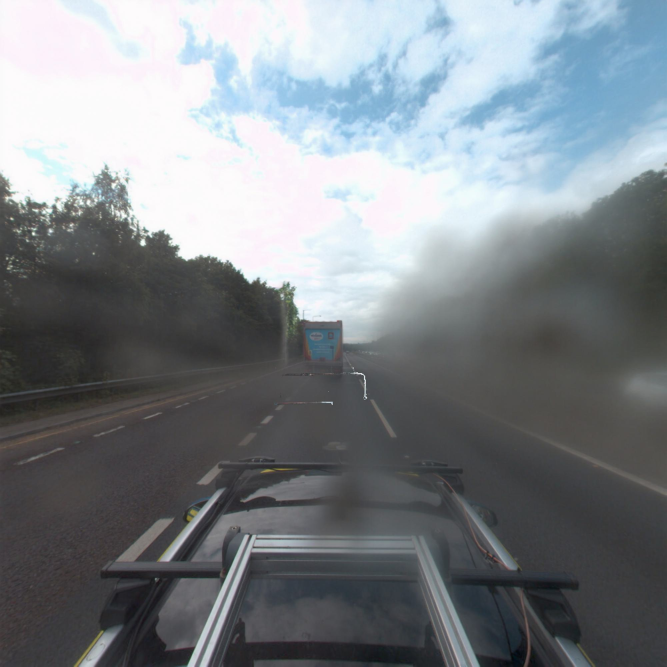
#> input picture input/obs/front_pano_000020_002533.jpg, 2000 x 2000 px (shown at 1/3 size)
$ python -i det_line_util.py   (imports and definitions only)
#> lines starting #> are read from the running program, lines starting #| are printed output that depends on the picture; after the words box and inside, x2 and y2 are one past the last pixel; in counts of white or black regions, pixels touching at a corner belong together
#> further down, picture is the input picture: shape (2000, 2000, 3); mean B, G, R 136.7, 131.9, 125.8
import cv2
import numpy as np
from sklearn.cluster import DBSCAN

def get_bright_mask(image, threshold=200):
#> called with threshold = 200
    gray = cv2.cvtColor(image, cv2.COLOR_BGR2GRAY)      # Convert the image to grayscale
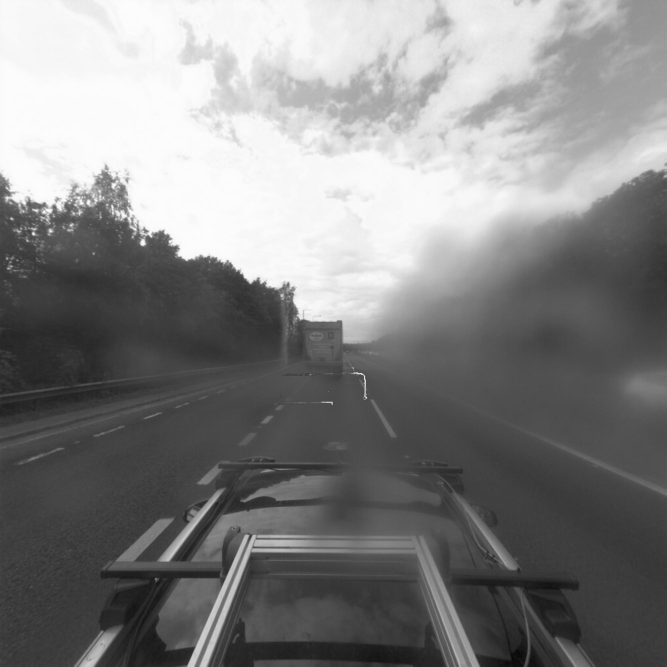
#> gray: shape (2000, 2000) (shown at 1/3 size); min 7, max 255, mean 130.6
    gray_blur = cv2.GaussianBlur(gray, (25, 25), 0)     # Apply Gaussian blur
    _, gray_thres = cv2.threshold(gray_blur, threshold, 255, cv2.THRESH_BINARY)   # Threshold the image to get white patches
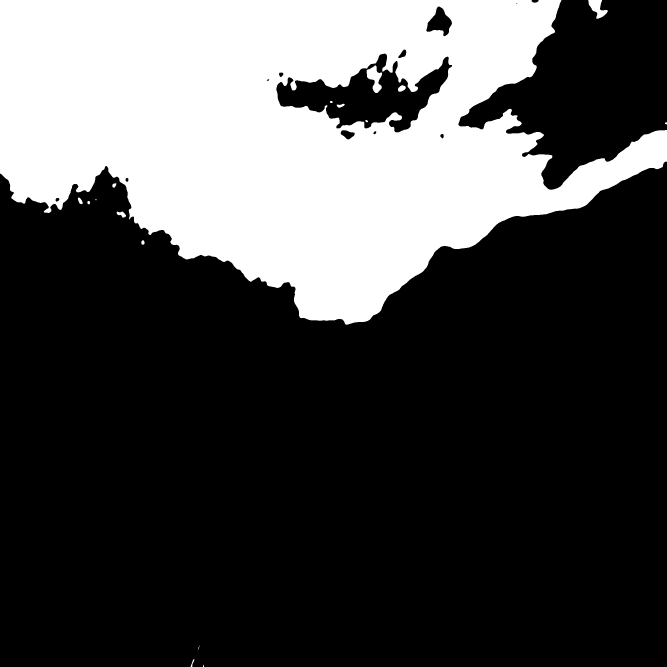
#> gray_thres: shape (2000, 2000) (shown at 1/3 size); 29.3% white; 18 white regions (4 under 20 px), largest, box (x1, y1, x2, y2) and area: (0, 0, 2000, 974) 1167051, (1100, 196, 1146, 279) 2024, (1765, 0, 1823, 56) 1671
    return gray_thres

# [147 lines left out: functions clustering, get_instance_mask, merge_collinear_lines, get_leftline_pvmt, line_counter, draw_lines_on_mask, not called in this run]

>>> import cv2
>>> picture = cv2.imread('../../../input/obs/front_pano_000020_002533.jpg')
>>> result = get_bright_mask(picture)

$ run again, on input/obs/front_pano_000020_002569.jpg
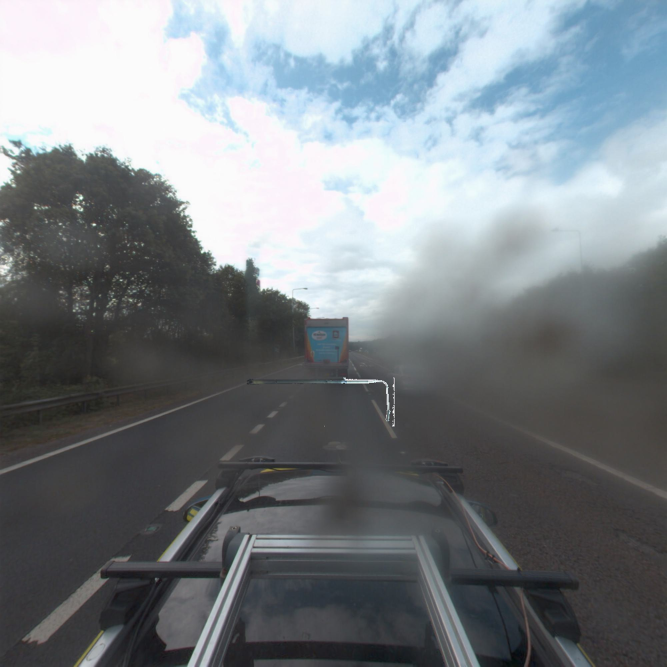
#> input picture input/obs/front_pano_000020_002569.jpg, 2000 x 2000 px (shown at 1/3 size)
#> picture is the input picture: shape (2000, 2000, 3); mean B, G, R 134.3, 129.5, 122.8
#> in get_bright_mask, `gray = cv2.cvtColor(image, cv2.COLOR_BGR2GRAY)`:
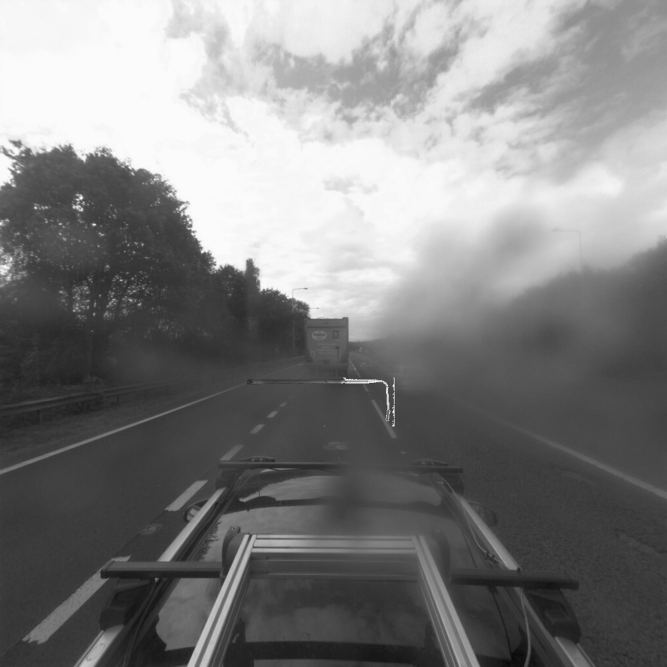
#> gray: shape (2000, 2000) (shown at 1/3 size); min 8, max 255, mean 128
#> in get_bright_mask, `_, gray_thres = cv2.threshold(gray_blur, threshold, 255, cv2.THRESH_BI..`:
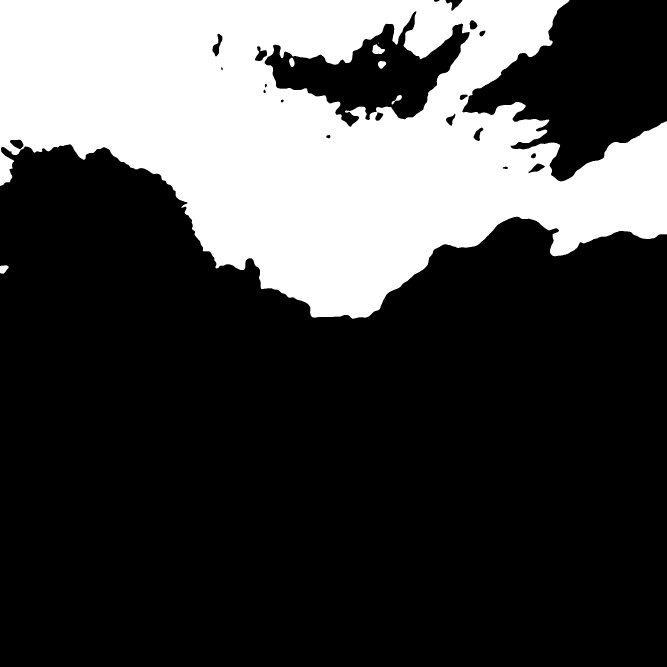
#> gray_thres: shape (2000, 2000) (shown at 1/3 size); 28% white; 7 white regions (1 under 20 px), largest, box (x1, y1, x2, y2) and area: (0, 0, 2000, 956) 1116618, (1117, 133, 1155, 162) 717, (0, 796, 26, 821) 483, (1134, 183, 1159, 206) 410, (867, 173, 884, 201) 331, (1175, 285, 1206, 314) 304

$ run again, on input/obs/front_pano_000020_002604.jpg
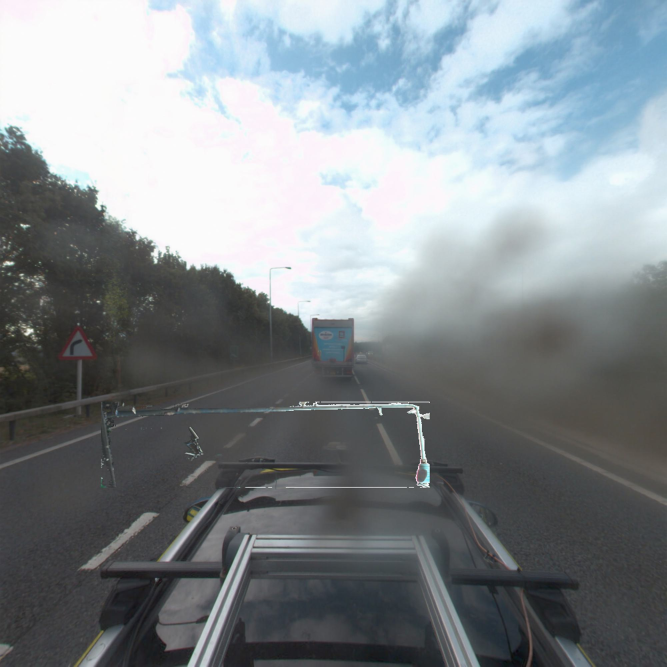
#> input picture input/obs/front_pano_000020_002604.jpg, 2000 x 2000 px (shown at 1/3 size)
#> picture is the input picture: shape (2000, 2000, 3); mean B, G, R 142.5, 138.2, 130.9
#> in get_bright_mask, `gray = cv2.cvtColor(image, cv2.COLOR_BGR2GRAY)`:
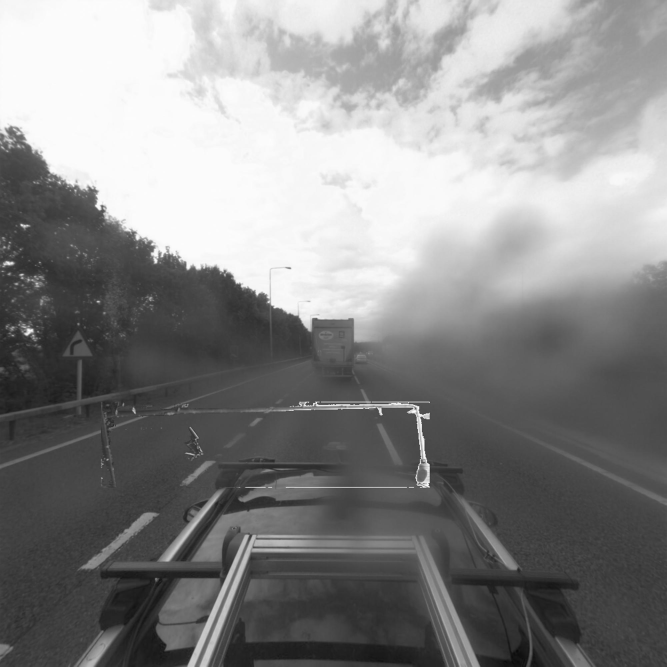
#> gray: shape (2000, 2000) (shown at 1/3 size); min 9, max 255, mean 136.5
#> in get_bright_mask, `_, gray_thres = cv2.threshold(gray_blur, threshold, 255, cv2.THRESH_BI..`:
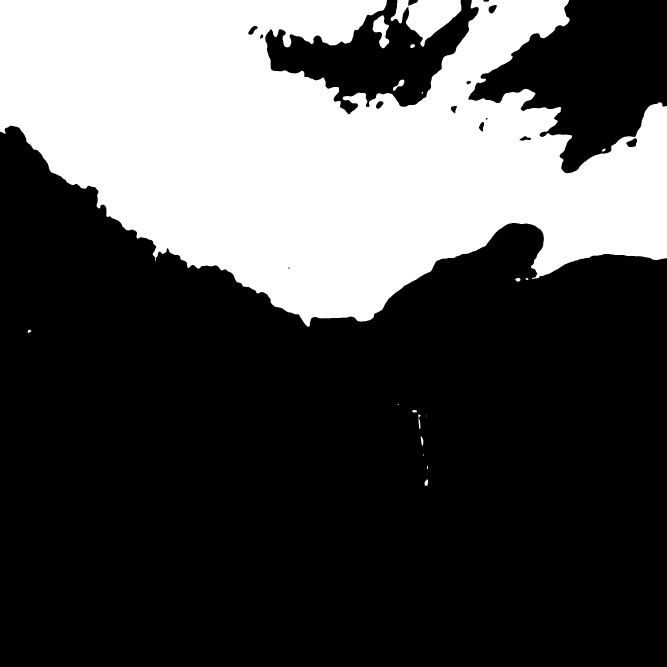
#> gray_thres: shape (2000, 2000) (shown at 1/3 size); 31.2% white; 18 white regions (4 under 20 px), largest, box (x1, y1, x2, y2) and area: (0, 0, 2000, 981) 1227226, (1172, 0, 1384, 140) 15410, (1118, 46, 1168, 145) 2536

$ run again, on input/obs/front_pano_000020_002644.jpg
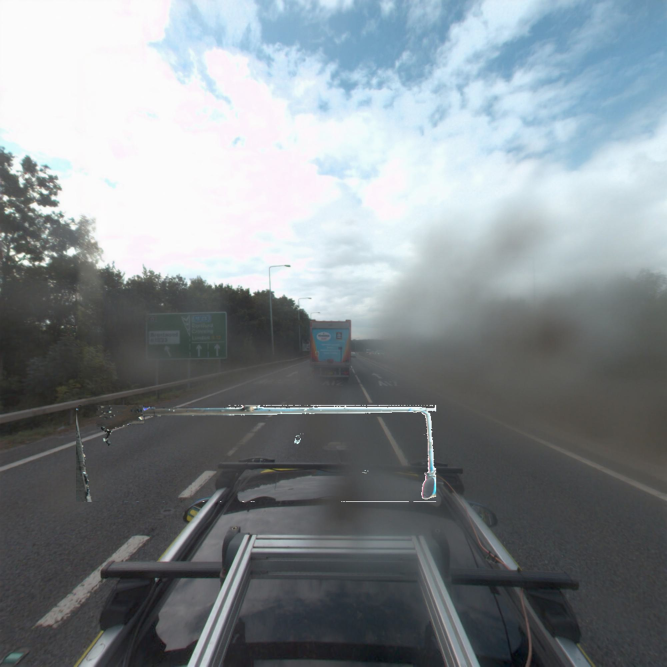
#> input picture input/obs/front_pano_000020_002644.jpg, 2000 x 2000 px (shown at 1/3 size)
#> picture is the input picture: shape (2000, 2000, 3); mean B, G, R 144, 139.5, 131.9
#> in get_bright_mask, `gray = cv2.cvtColor(image, cv2.COLOR_BGR2GRAY)`:
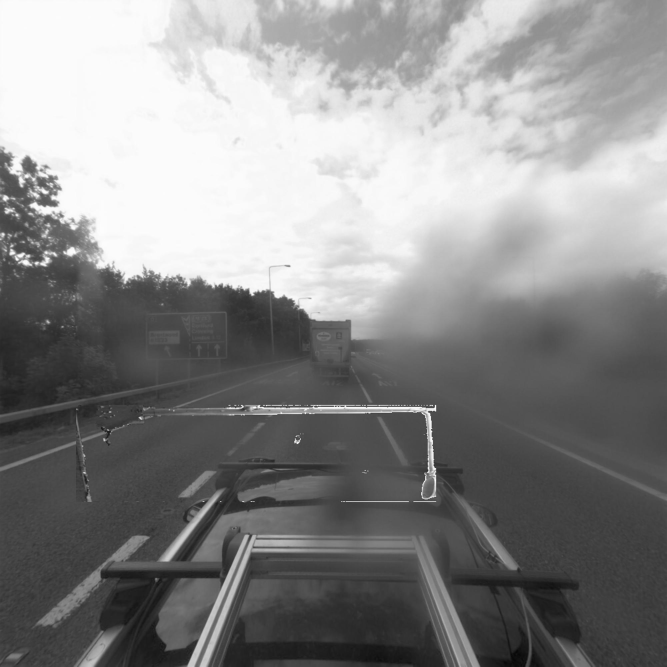
#> gray: shape (2000, 2000) (shown at 1/3 size); min 6, max 255, mean 137.7
#> in get_bright_mask, `_, gray_thres = cv2.threshold(gray_blur, threshold, 255, cv2.THRESH_BI..`:
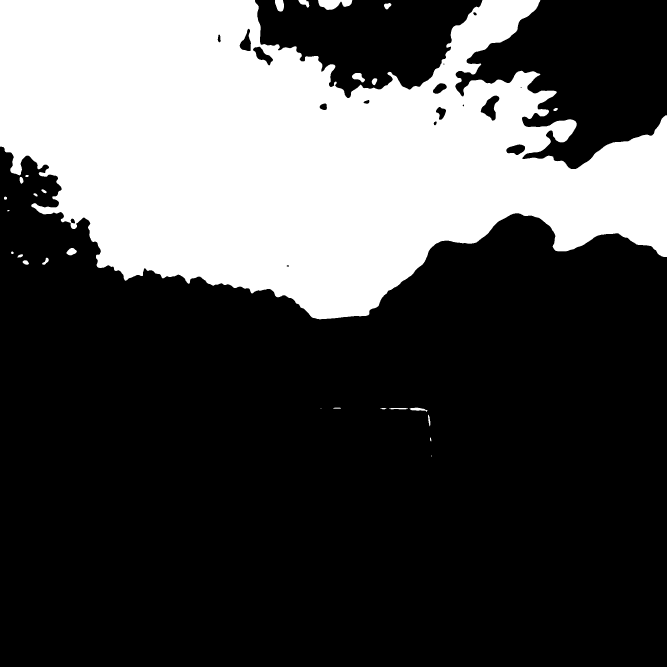
#> gray_thres: shape (2000, 2000) (shown at 1/3 size); 30.3% white; 27 white regions (2 under 20 px), largest, box (x1, y1, x2, y2) and area: (0, 0, 2000, 958) 1206927, (954, 0, 1057, 30) 2053, (825, 0, 852, 35) 751
